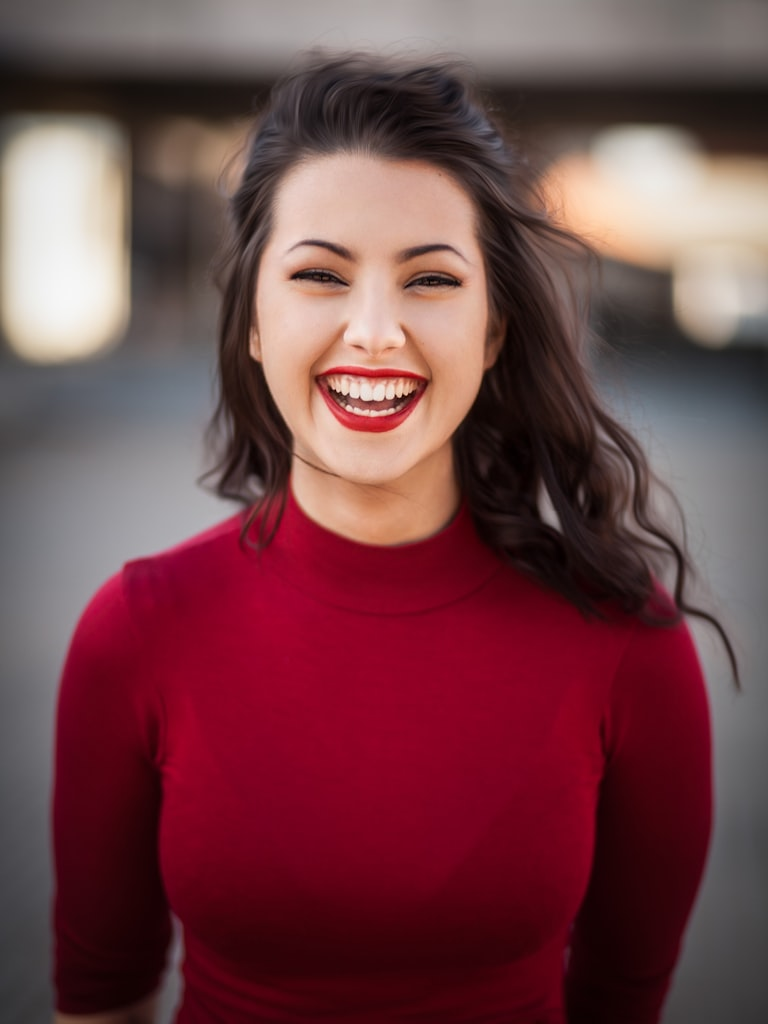
#> input picture content/sample-portrait.jpg, 768 x 1024 px
$ python -i reactor_utils.py   (imports and definitions only)
#> lines starting #> are read from the running program, lines starting #| are printed output that depends on the picture
"""Reactor-backed media generation, shared by app.py (Modal) and gen_assets.py (local).

Media paths:
- grab_still(): a Helios session is opened per asset and a frame is captured once
  the scene starts streaming; stills are pulled from real-time video.
- render_take(): drives reactor/ltx2 (photo + script -> lip-synced video+audio in
  one pass) and buffers the streamed frames/PCM.
- save_still() / encode_mp4(): Pillow crop + ffmpeg encode helpers.
"""

import asyncio
import pathlib
import subprocess
import wave

import numpy as np
from reactor_sdk import Reactor, ReactorStatus

HELIOS_MODEL = "reactor/helios"
LTX_MODEL = "reactor/ltx2"


# [24 lines not run here, left out]


# [14 lines left out: function save_still, not called in this run]


def fit_avatar(src_path: str, dst_path: pathlib.Path, size: tuple[int, int] = (640, 352)) -> None:
    """Letterbox a (usually portrait) photo onto LTX's 16:9 canvas over a blurred fill.

    LTX centre-crops whatever it receives to 640x352, which chops the head off a
    phone selfie, so fit the whole frame ourselves before uploading.
    """
#> called with src_path = '../content/sample-portrait.jpg', dst_path = 'out.png', size = (640, 352)
    from PIL import Image, ImageFilter, ImageOps

    img = ImageOps.exif_transpose(Image.open(src_path)).convert("RGB")
#> img is the input picture: PIL image 768x1024 RGB; mean R, G, B 113.8, 67.3, 72.4
    bg = ImageOps.fit(img, size).filter(ImageFilter.GaussianBlur(24))
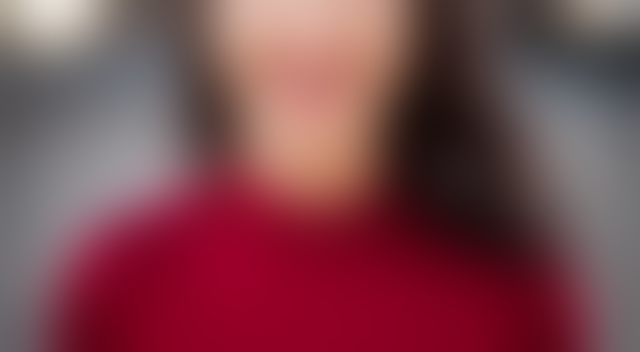
#> bg: PIL image 640x352 RGB; mean R, G, B 123.4, 70.5, 78.1
    fg = ImageOps.contain(img, size)
    bg.paste(fg, ((size[0] - fg.width) // 2, (size[1] - fg.height) // 2))
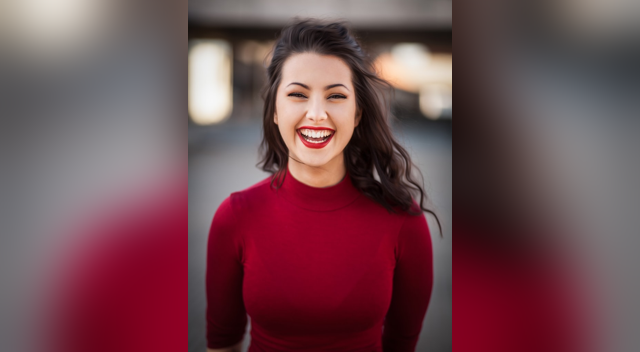
#> bg: PIL image 640x352 RGB; mean R, G, B 112.3, 74.1, 81
    bg.save(dst_path, quality=92)


# [55 lines not run here, left out]


# [28 lines left out: function encode_mp4, not called in this run]

>>> result = fit_avatar('../content/sample-portrait.jpg', 'out.png')
